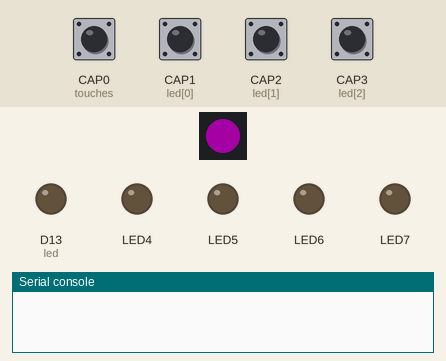
Recording of a program running on a simulated CircuitPython board. On the bench: 1 RGB LEDs in strip order, left to right, output pins drawn as LEDs (lit = HIGH), the last lines printed to the serial console. The test bench sets the inputs (shaded band); at power-on: CAP0 (touches), CAP1 (led[0]), CAP2 (led[1]), CAP3 (led[2]) LOW. Dim RGB values are drawn brighter than linear; USB keyboard and mouse output is not drawn; touch pads read as touched when driven HIGH.

Above: at 2.2 s.
2.3 s: CAP3 (led[2]) pulled HIGH for 0.15 s
At 2.44 s:
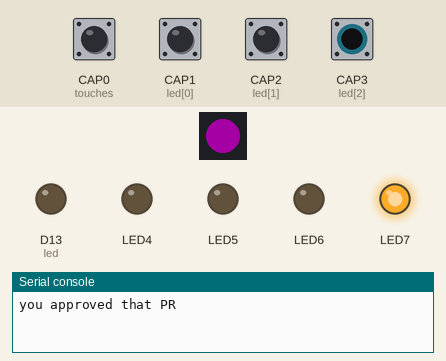
4.0 s: CAP1 (led[0]) pulled HIGH for 0.15 s
At 4.15 s:
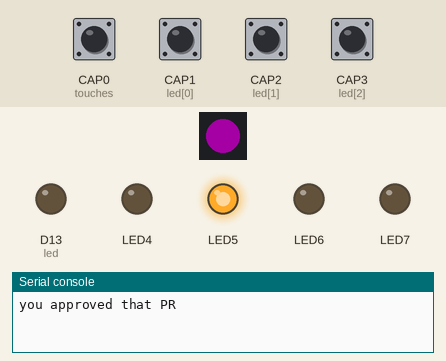
5.7 s: CAP2 (led[1]) pulled HIGH for 0.15 s
At 5.86 s:
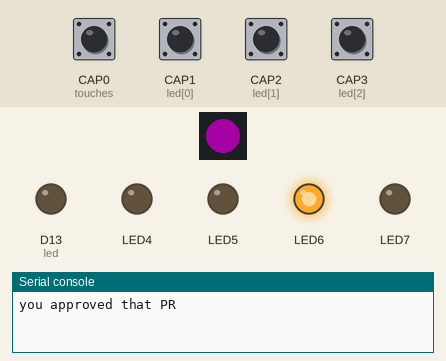
7.4 s: CAP0 (touches) pulled HIGH for 0.15 s
At 7.56 s:
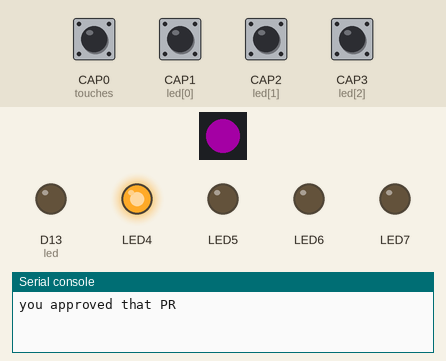
9.1 s: CAP0 (touches) driven HIGH and CAP2 (led[1]) driven HIGH
At 9.7 s:
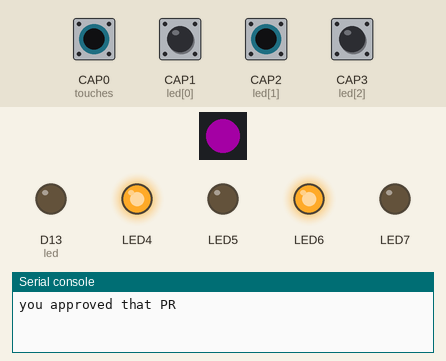
10.6 s: CAP3 (led[2]) pulled HIGH for 1 s
At 11.5 s:
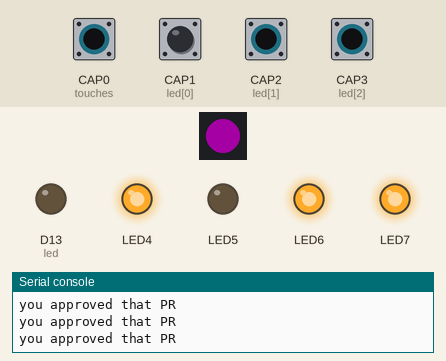
Timing chart, 0 to 13.6 s (numbered marks = the images above; inputs shaded):
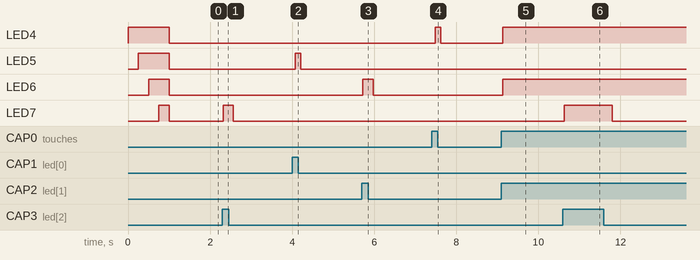

Measured:
- after the input at 2.3 s, LED7: LOW → HIGH at once, → LOW 0.25 s later
- after the input at 4.0 s, LED5: LOW → HIGH after 0.08 s, → LOW 0.13 s later
- after the input at 5.7 s, LED6: LOW → HIGH at once, → LOW 0.25 s later
- after the input at 7.4 s, LED4: LOW → HIGH after 0.09 s, → LOW 0.13 s later
- after the input at 9.1 s, LED4, LED6: LOW → HIGH at once
- after the input at 10.6 s, LED7: LOW → HIGH at once, → LOW 1.2 s later

The program:

conf-call.py
```python
# Modified from https://learn.adafruit.com/PyRulerVideoPanic/code
# Keyboard shortcuts work in Microsoft Teams

import os
import board
from digitalio import DigitalInOut, Direction
import time
import touchio
import adafruit_dotstar

leddot = adafruit_dotstar.DotStar(board.APA102_SCK, board.APA102_MOSI, 1)
leddot[0] = (128, 0, 128)
leddot.brightness = 0.3

# Set this to True to turn the touchpads into a keyboard
ENABLE_KEYBOARD = True

# Used if we do HID output, see below
if ENABLE_KEYBOARD:
    from adafruit_hid.keyboard import Keyboard
    from adafruit_hid.keycode import Keycode
    from adafruit_hid.keyboard_layout_us import KeyboardLayoutUS
    kbd = Keyboard()
    layout = KeyboardLayoutUS(kbd)

led = DigitalInOut(board.D13)
led.direction = Direction.OUTPUT

touches = [DigitalInOut(board.CAP0)]
for p in (board.CAP1, board.CAP2, board.CAP3):
    touches.append(touchio.TouchIn(p))

leds = []
for p in (board.LED4, board.LED5, board.LED6, board.LED7):
    led = DigitalInOut(p)
    led.direction = Direction.OUTPUT
    led.value = True
    time.sleep(0.25)
    leds.append(led)
for led in leds:
    led.value = False


cap_touches = [False, False, False, False]


def read_caps():
    t0_count = 0
    t0 = touches[0]
    t0.direction = Direction.OUTPUT
    t0.value = True
    t0.direction = Direction.INPUT
    # funky idea but we can 'diy' the one non-hardware captouch device by hand
    # by reading the drooping voltage on a tri-state pin.
    t0_count = t0.value + t0.value + t0.value + t0.value + t0.value + \
        t0.value + t0.value + t0.value + t0.value + t0.value + \
        t0.value + t0.value + t0.value + t0.value + t0.value
    cap_touches[0] = t0_count > 2
    cap_touches[1] = touches[1].raw_value > 3000
    cap_touches[2] = touches[2].raw_value > 3000
    cap_touches[3] = touches[3].raw_value > 3000
    return cap_touches


def type_alt_code(code):
    kbd.press(Keycode.CONTROL, Keycode.SHIFT)
    kbd.press(Keycode.U)
    kbd.release_all()
    kbd.send(Keycode.TWO)
    kbd.send(Keycode.ONE)
    kbd.send(Keycode.TWO)
    kbd.send(Keycode.SIX)
    kbd.send(Keycode.ENTER)


def toggle_mute():
    kbd.press(Keycode.CONTROL, Keycode.SHIFT)
    kbd.press(Keycode.M)
    kbd.release_all()


def toggle_video():
    kbd.press(Keycode.CONTROL, Keycode.SHIFT)
    kbd.press(Keycode.O)
    kbd.release_all()


def go_to_search():
    kbd.press(Keycode.CONTROL)
    kbd.press(Keycode.E)
    kbd.release_all()


while True:
    caps = read_caps()
    # light up the matching LED
    for i, c in enumerate(caps):
        leds[i].value = c
    if caps[0]:
        if ENABLE_KEYBOARD:
            go_to_search()
    if caps[1]:
        if ENABLE_KEYBOARD:
            toggle_video()
    if caps[2]:
        if ENABLE_KEYBOARD:
            toggle_mute()
    if caps[3]:
        if ENABLE_KEYBOARD:
            print("you approved that PR")
            layout.write('LGTM :+1:')
    time.sleep(0.1)
```
